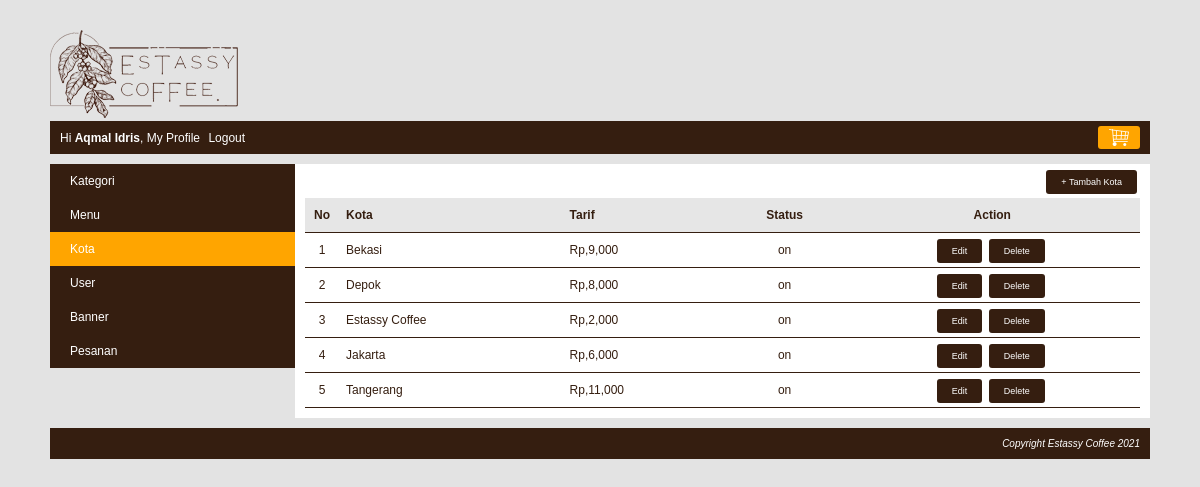
The page /index.php?page=my_profile&module=kota&action=list (signed in) on the database its author committed.
### tables this page shows
CREATE TABLE `kota` (
  `kota_id` int(10) NOT NULL,
  `kota` varchar(150) NOT NULL,
  `tarif` int(10) NOT NULL,
  `status` enum('on','off') NOT NULL
);

### function/helper.php (called while the page is built, shortened)
<?php
	function rupiah($nilai = 0){
		$string = "Rp," . number_format($nilai);
		return $string;
	}

### module/kota/list.php (the view)
<div id="frame-tambah">
	<a class="tombol-action" href="<?php echo BASE_URL."index.php?page=my_profile&module=kota&action=form"; ?>">+ Tambah Kota</a>
</div>
<?php
	$queryKota = mysqli_query($koneksi, "SELECT * FROM kota ORDER BY kota ASC");
	if(mysqli_num_rows($queryKota) == 0){
		echo "<h3>Saat ini belum ada data kota yang dimasukan.</h3>";
	}
	else{
		echo "<table class='table-list'>";
			echo "<tr class='baris-title'>
					<th class='kolom-nomor'>No</th>
					<th class='kiri'>Kota</th>
					<th class='kiri'>Tarif</th>
					<th class='tengah'>Status</th>
					<th class='tengah'>Action</th>
				 </tr>";
			$no = 1;
			while($rowKota=mysqli_fetch_assoc($queryKota)){
				echo "<tr>
						<td class='kolom-nomor'>$no</td>
						<td>$rowKota[kota]</td>
						<td>".rupiah($rowKota['tarif'])."</td>
						<td class='tengah'>$rowKota[status]</td>
						<td class='tengah'>
							<a class='tombol-action' href='".BASE_URL."index.php?page=my_profile&module=kota&action=form&kota_id=$rowKota[kota_id]"."'>Edit</a>
							<a class='tombol-action' href='".BASE_URL."module/kota/action.php?button=Delete&kota_id=$rowKota[kota_id]"."'>Delete</a>
						</td>
					 </tr>";
				$no++;
			}
		echo "</table>";
	}
?>

### css/style.css (style rules this page uses)
body { font-family:arial; font-size:12px; color:#351E10; background:#e3e3e3; margin:0px; }
.table-list { width: 100%; border-collapse: collapse; }
.table-list tr { border-bottom: 1px solid #351E10; }
.table-list tr.baris-title { background: #E6E6E6; }
.table-list tr th, .table-list tr td { padding: 10px 7px; }
.kolom-nomor { width: 20px; text-align: center; }
.tengah { text-align: center; }
.kiri { text-align: left; }
#frame-tambah { margin-bottom: 10px; text-align: right; }
.tombol-action { background: #351E10; color: white; padding: 7px 15px; border-radius: 3px; cursor: pointer; text-decoration: none; margin-right: 3px; font-size: 9px; }

### rows shown on the page
kota: kota "Bekasi", tarif "Rp,9,000", status "on"
kota: kota "Depok", tarif "Rp,8,000", status "on"
kota: kota "Estassy Coffee", tarif "Rp,2,000", status "on"
kota: kota "Jakarta", tarif "Rp,6,000", status "on"
kota: kota "Tangerang", tarif "Rp,11,000", status "on"

### other values the page prints
$nama "Aqmal Idris"
